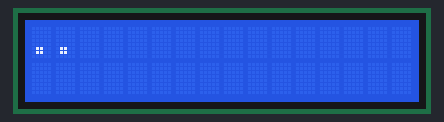
Simulated run of this sketch. Board: Arduino Uno, built with avr-gcc and run on an emulated ATmega328P. On the bench: 16×2 character LCD.

Above: at 1.0 s.
At 4.4 s:
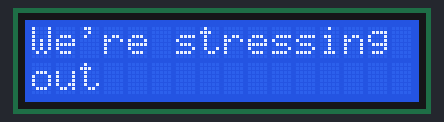
At 10.2 s:
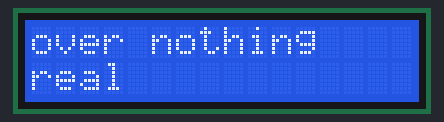
At 21.6 s:
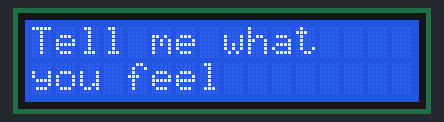
At 30.6 s:
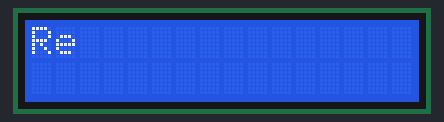
At 37.2 s:
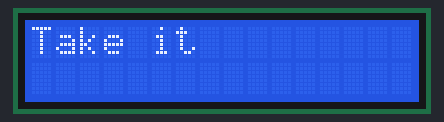

Measured:
- what the display in image 1 shows lasts 4.0 s, from 4.3 s to 8.3 s
- what the display in image 2 shows lasts 1.3 s, from 10.2 s to 11.5 s
- what the display in image 3 shows lasts 1.6 s, from 21.5 s to 23.1 s
- what the display in image 4 shows lasts 2.0 s, from 30.6 s to 32.6 s
- what the display in image 5 shows lasts 1.7 s, from 37.2 s to 38.9 s

The sketch:

relax.ino
```cpp
#include <LiquidCrystal_I2C.h>

LiquidCrystal_I2C lcd(0x27, 16, 2);

void setup() {
  lcd.init();
  lcd.backlight();
  lcd.clear();

  lcd.print(".");
  delay(900);

  lcd.print("."); //start at 0:22 now
  delay(900);

  lcd.print(".");
  delay(900);

  lcd.clear();

  lcd.print("We're");
  delay(600);
  lcd.print(" stressing");
  delay(950);
  lcd.setCursor(0, 1);
  lcd.print("out");
  delay(4000);

  lcd.clear();

  lcd.print("over");
  delay(700);
  lcd.print(" nothing");
  delay(1140);
  lcd.setCursor(0, 1);
  lcd.print("real");
  delay(1250);
  lcd.setCursor(0, 0);
  lcd.print("                ");
  delay(1000);
  lcd.clear();
  delay(1000);


  lcd.print("So");
  delay(450);
  lcd.print(" tell");
  delay(300);
  lcd.print(" me");
  delay(300);
  lcd.setCursor(0, 1);
  lcd.print("what");
  delay(820);
  lcd.print(" it's");
  delay(400);
  lcd.print(" about");
  delay(1250);

  lcd.setCursor(0, 1);
  lcd.print("                ");
  delay(1000);

  lcd.setCursor(0, 0);
  lcd.print("                ");
  delay(1000);

  lcd.clear();

  lcd.print("Tell");
  delay(250);
  lcd.print(" me");
  delay(750);
  lcd.print(" what");
  delay(850);
  lcd.setCursor(0, 1);
  lcd.print("you");
  delay(620);
  lcd.print(" feel");
  delay(1500);
  lcd.setCursor(0, 0);
  lcd.print("                ");
  lcd.setCursor(0, 1);
  lcd.print("    feel");
  delay(1000);

  lcd.clear();
  delay(6500);

  lcd.print("Re");
  delay(2000);
  lcd.print("lax");
  delay(800);
  lcd.print(".");
  delay(500);
  lcd.print(".");
  delay(500);
  lcd.print(".");
  delay(900);

  lcd.clear();
  delay(1300);

  lcd.print("Take");
  delay(600);
  lcd.print(" it");
  delay(1700);
  lcd.setCursor(0, 1);
  lcd.print("easy");
  delay(2000);

  lcd.clear();
  delay(1000);

  lcd.print("Lie");
  delay(600);
  lcd.print(" down");
  delay(1600);
  lcd.print(" next");
  delay(700);
  lcd.setCursor(0, 1);
  lcd.print("to");
  delay(400);
  lcd.print(" me");
  delay(1800);

  lcd.clear();
  delay(400);

  lcd.print("Forget");
  delay(800);
  lcd.print(" your");
  delay(1600);
  lcd.setCursor(0, 1);
  lcd.print("worries");
  delay(2400);

  lcd.clear();


}

void loop() {
}
```
